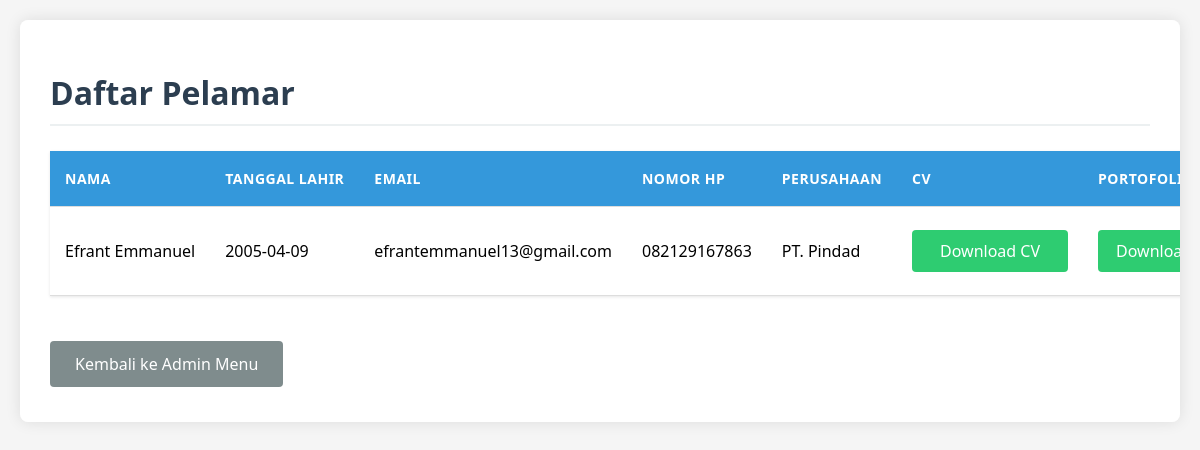
Before: /pelamarList.php with the older database file.
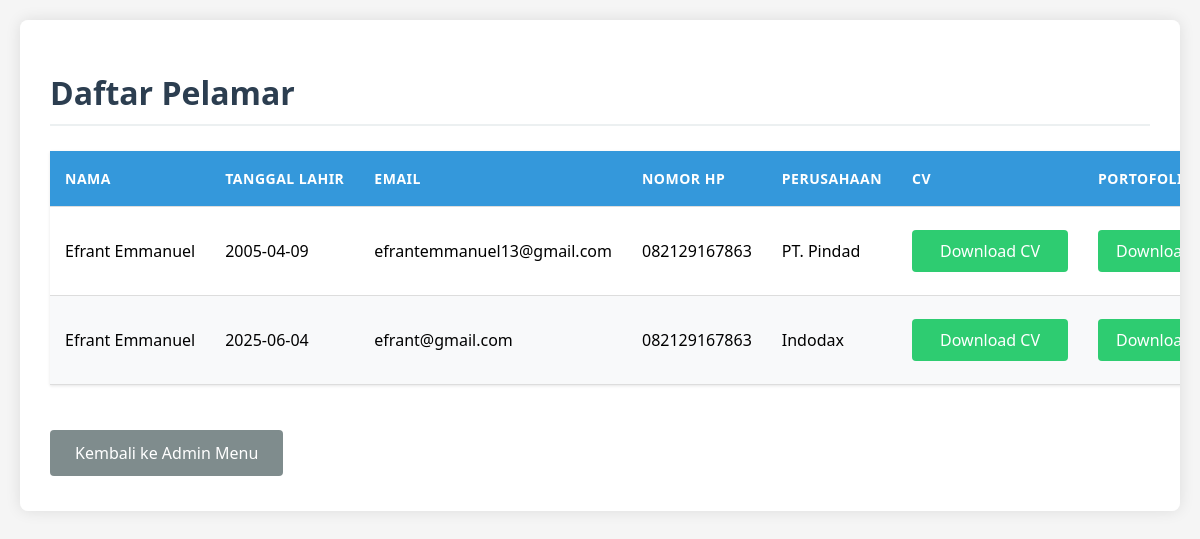
After: the same page with the newer database file.
### tables this page shows
CREATE TABLE `lamaran` (
  `id` int(11) NOT NULL,
  `nama` varchar(255) DEFAULT NULL,
  `tanggal_lahir` date DEFAULT NULL,
  `email` varchar(255) DEFAULT NULL,
  `nomor_hp` varchar(20) DEFAULT NULL,
  `cv` varchar(255) DEFAULT NULL,
  `portofolio` varchar(255) DEFAULT NULL,
  `surat_lamaran` varchar(255) DEFAULT NULL,
  `id_user` int(11) DEFAULT NULL,
  `id_lowongan` int(11) DEFAULT NULL
);

CREATE TABLE `jobs` (
  `id` int(11) NOT NULL,
  `username` varchar(100) DEFAULT NULL,
  `logo` varchar(255) DEFAULT NULL,
  `kategori` varchar(50) DEFAULT NULL,
  `posisi` varchar(100) DEFAULT NULL,
  `jenis` varchar(50) DEFAULT NULL,
  `gaji` varchar(50) DEFAULT NULL,
  `detail_page` varchar(100) DEFAULT NULL,
  `deskripsi` text DEFAULT NULL,
  `syarat` text DEFAULT NULL,
  `lokasi` varchar(255) DEFAULT NULL,
  `batas_lamaran` date DEFAULT NULL,
  `gaji_min` int(11) DEFAULT NULL,
  `gaji_max` int(11) DEFAULT NULL
);

### pelamarList.php (the view, shortened to what this page needs)
<?php
include 'koneksi.php';
$query = "SELECT l.*, j.username AS company_name
          FROM lamaran l
          JOIN jobs j ON l.id = j.id";
$result = mysqli_query($conn, $query);
?>
<!DOCTYPE html>
<html lang="en">
<head>
</head>
<body>
    <div class="container">
        <h1>Daftar Pelamar</h1>
        <table>
            <thead>
                <tr>
                    <th>Nama</th>
                    <th>Tanggal Lahir</th>
                    <th>Email</th>
                    <th>Nomor HP</th>
                    <th>Perusahaan</th>
                    <th>CV</th>
                    <th>Portofolio</th>
                </tr>
            </thead>
            <tbody>
                <?php while ($row = mysqli_fetch_assoc($result)) : ?>
                    <tr>
                        <td><?php echo htmlspecialchars($row['nama']); ?></td>
                        <td><?php echo htmlspecialchars($row['tanggal_lahir']); ?></td>
                        <td><?php echo htmlspecialchars($row['email']); ?></td>
                        <td><?php echo htmlspecialchars($row['nomor_hp']); ?></td>
                        <td><?php echo htmlspecialchars($row['company_name']); ?></td>
                        <td><a href="<?php echo htmlspecialchars($row['cv']); ?>" class="btn">Download CV</a></td>
                        <td><a href="<?php echo htmlspecialchars($row['portofolio']); ?>" class="btn">Download Portofolio</a></td>
                    </tr>
                <?php endwhile; ?>
            </tbody>
        </table>
        <a href="admin_menu.php" class="btn btn-back">Kembali ke Admin Menu</a>
    </div>
</body>
</html>

### pelamarList.php (style rules this page uses)
body { font-family: 'Segoe UI', Tahoma, Geneva, Verdana, sans-serif; margin: 0; padding: 20px; background-color: #f5f5f5; }
.container { max-width: 1400px; margin: 0 auto; background-color: white; padding: 30px; border-radius: 8px; box-shadow: 0 0 15px rgba(0, 0, 0, 0.1); overflow-x: auto; }
h1 { color: #2c3e50; margin-bottom: 25px; padding-bottom: 10px; border-bottom: 2px solid #ecf0f1; }
table { width: 100%; min-width: 1200px; border-collapse: separate; border-spacing: 0; margin: 25px 0; box-shadow: 0 1px 3px rgba(0, 0, 0, 0.1); }
th, td { padding: 18px 15px; text-align: left; border-bottom: 1px solid #ddd; white-space: nowrap; }
td:nth-child(1), th:nth-child(1) { width: 180px; }
td:nth-child(3), th:nth-child(3) { width: 220px; }
td:nth-child(5), th:nth-child(5) { width: 150px; }
th { background-color: #3498db; color: white; font-weight: 600; text-transform: uppercase; letter-spacing: 0.5px; font-size: 14px; }
tr:nth-child(even) { background-color: #f8f9fa; }
.btn { display: inline-block; padding: 10px 18px; background-color: #2ecc71; color: white; text-decoration: none; border-radius: 4px; font-weight: 500; transition: all 0.3s ease; text-align: center; margin: 5px 0; min-width: 120px; }
.btn-back { background-color: #7f8c8d; margin-top: 20px; display: inline-block; padding: 12px 25px; }

Changed rows visible on the page:
added lamaran: nama "Efrant Emmanuel", tanggal_lahir "2025-06-04", email "efrant@gmail.com", nomor_hp "082129167863", jobs.username "Indodax"
